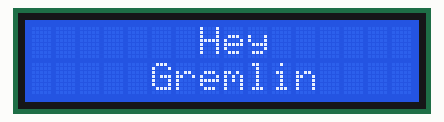
This sketch was run on a simulated Arduino Uno, built with avr-gcc and run on an emulated ATmega328P. Shown: 16×2 character LCD.

Above: at 0.1 s.
At 1.1 s:
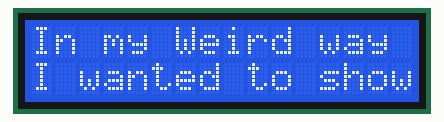
At 2.1 s:
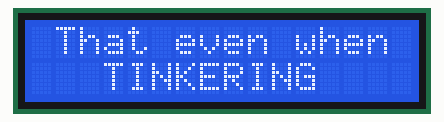
At 3.1 s:
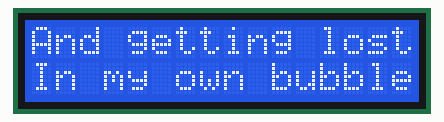
At 5.1 s:
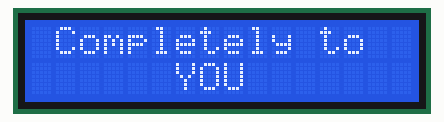
At 9.4 s:
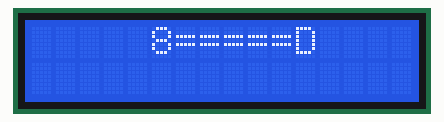

Measured:
- by itself, everything shown: repeats every 11.3 s, in 19 steps
- what the display in image 1 shows lasts 1.0 s, from 1.1 s to 2.1 s
- what the display in image 5 shows lasts 2.1 s, from 9.3 s to 11.4 s

The sketch:

LCDPrint.ino
```cpp
// include the library code:
#include <LiquidCrystal.h>

// initialize the library with the numbers of the interface pins
LiquidCrystal lcd(12, 11, 5, 4, 3, 2);


void setup() {
  Serial.begin(9600);
  // set up the LCD's number of columns and rows:
  lcd.begin(16, 2);
  // Print a message to the LCD.

}

void loop() {
             lcd.clear();
             lcd.setCursor(0, 0);
             lcd.print ("       Hey");
             lcd.setCursor(0, 1);
             lcd.print ("     Gremlin");
             delay(1000);


             lcd.clear();
             lcd.setCursor(0, 0);
             lcd.print ("In my Weird way");
             lcd.setCursor(0, 1);
             lcd.print ("I wanted to show");
             delay(1000);

             lcd.clear();
             lcd.setCursor(0, 0);
             lcd.print (" That even when");
             lcd.setCursor(0, 1);
             lcd.print ("   TINKERING");
             delay(1000);

                lcd.clear();
             lcd.setCursor(0, 0);
             lcd.print ("And getting lost");
             lcd.setCursor(0, 1);
             lcd.print ("In my own bubble");
             delay(1000);

                lcd.clear();
             lcd.setCursor(0, 0);
             lcd.print ("half my brain");
             lcd.setCursor(0, 1);
             lcd.print ("is devoted...");
             delay(1000);

                lcd.clear();
             lcd.setCursor(0, 0);
             lcd.print (" Completely to");
             lcd.setCursor(0, 1);
             lcd.print ("      YOU");
             delay(1000);

                lcd.clear();
             lcd.setCursor(0, 0);
             lcd.print ("  Now Here's a ");
             lcd.setCursor(0, 1);
             lcd.print ("  **Dick Pic**");
             delay(1000);

             lcd.clear();


             lcd.clear();
             lcd.setCursor(0, 0);
             lcd.print ("D");
             lcd.setCursor(0, 1);
             lcd.print ("");
             delay(200);

             lcd.clear();
             lcd.setCursor(0, 0);
             lcd.print ("=D");
             lcd.setCursor(0, 1);
             lcd.print ("");
             delay(200);

             lcd.clear();
             lcd.setCursor(0, 0);
             lcd.print ("==D");
             lcd.setCursor(0, 1);
             lcd.print ("");
             delay(200);

             lcd.clear();
             lcd.setCursor(0, 0);
             lcd.print ("===D");
             lcd.setCursor(0, 1);
             lcd.print ("");
             delay(200);

             lcd.clear();
             lcd.setCursor(0, 0);
             lcd.print ("====D");
             lcd.setCursor(0, 1);
             lcd.print ("");
             delay(200);

             lcd.clear();
             lcd.setCursor(0, 0);
             lcd.print ("=====D");
             lcd.setCursor(0, 1);
             lcd.print ("");
             delay(200);

             lcd.clear();
             lcd.setCursor(0, 0);
             lcd.print ("8=====D");
             lcd.setCursor(0, 1);
             lcd.print ("");
             delay(200);


             lcd.clear();
             lcd.setCursor(0, 0);
             lcd.print (" 8=====D");
             lcd.setCursor(0, 1);
             lcd.print ("");
             delay(200);


             lcd.clear();
             lcd.setCursor(0, 0);
             lcd.print ("  8=====D");
             lcd.setCursor(0, 1);
             lcd.print ("");
             delay(200);


             lcd.clear();
             lcd.setCursor(0, 0);
             lcd.print ("   8=====D");
             lcd.setCursor(0, 1);
             lcd.print ("");
             delay(200);


             lcd.clear();
             lcd.setCursor(0, 0);
             lcd.print ("    8=====D");
             lcd.setCursor(0, 1);
             lcd.print ("");
             delay(200);


             lcd.clear();
             lcd.setCursor(0, 0);
             lcd.print ("     8=====D");
             lcd.setCursor(0, 1);
             lcd.print ("");
             delay(2000);

  }
```
